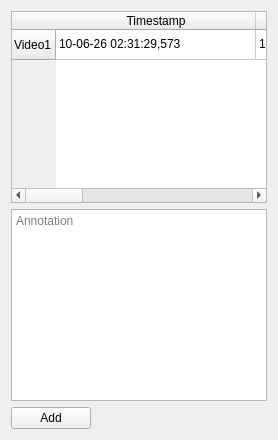
                      <widget class="QWidget" name="AnnotationTab">
                       <attribute name="title">
                        <string>Annotation</string>
                       </attribute>
                       <layout class="QVBoxLayout" name="verticalLayout_6">
                        <item>
                         <widget class="QTableWidget" name="tableWidget_39">
                          <property name="sortingEnabled">
                           <bool>true</bool>
                          </property>
                          <property name="rowCount">
                           <number>1</number>
                          </property>
                          <attribute name="horizontalHeaderDefaultSectionSize">
                           <number>200</number>
                          </attribute>
                          <attribute name="horizontalHeaderStretchLastSection">
                           <bool>true</bool>
                          </attribute>
                          <row>
                           <property name="text">
                            <string>Video1</string>
                           </property>
                          </row>
                          <column>
                           <property name="text">
                            <string>Timestamp</string>
                           </property>
                          </column>
                          <column>
                           <property name="text">
                            <string>IP Address</string>
                           </property>
                          </column>
                          <column>
                           <property name="text">
                            <string>MAC Address</string>
                           </property>
                          </column>
                          <column>
                           <property name="text">
                            <string>Description</string>
                           </property>
                          </column>
                          <item row="0" column="0">
                           <property name="text">
                            <string>10-06-26 02:31:29,573</string>
                           </property>
                          </item>
                          <item row="0" column="1">
                           <property name="text">
                            <string>192.111.222.16</string>
                           </property>
                          </item>
                          <item row="0" column="2">
                           <property name="text">
                            <string>89:28:B2:C6:55:19</string>
                           </property>
                          </item>
                          <item row="0" column="3">
                           <property name="text">
                            <string>Lorem Ipsum</string>
                           </property>
                          </item>
                         </widget>
                        </item>
                        <item>
                         <widget class="QTextEdit" name="textEdit_20">
                          <property name="placeholderText">
                           <string>Annotation</string>
                          </property>
                         </widget>
                        </item>
                        <item alignment="Qt::AlignLeft">
                         <widget class="QPushButton" name="pushButton_18">
                          <property name="text">
                           <string>Add</string>
                          </property>
                         </widget>
                        </item>
                       </layout>
                      </widget>
